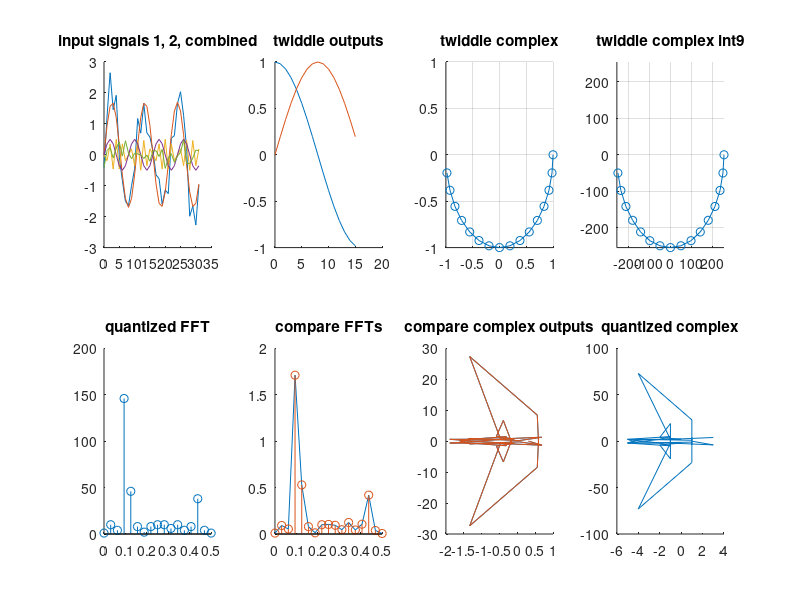

Here is the MATLAB script that generated this plot:
close all;

sample_exp = 5;
N = 2^sample_exp;
data_width = 8;
t = 0:1:N-1;
t2 = 0:1:N/2 - 1;

sample2_amp = .5;
sample2 = sample2_amp*sin(2*pi*50*(t/N));
sample3_amp = .5;
sample3 = sample3_amp*sin(2*pi*100*(t/N));
noise_multi = .3;
noise = noise_multi*randn(size(t));
carrier_amp = 3;
sample1 = (carrier_amp - sample2_amp - sample3_amp - noise_multi)*sin(2*pi*3*t/N);

signal = sample1+sample2+sample3+noise;

freq_multi = ones(1, N/2+1)*2;
freq_multi(1) = 1;
freq_multi(end) = 1;

subplot(2,4,1);
title('input signals 1, 2, combined');
hold on;
plot(t,signal);
plot(t,sample1);
plot(t,sample2);
plot(t,sample3);
plot(t,noise);

#legend('signal','sample1','sample2','noise');
hold off;

#==============================================================================

# BEGIN built in FFT (sanity check)

Y = fft(signal);
P2 = abs(Y/N);
P1 = P2(1:N/2+1);
P1 = P1 .* freq_multi;

f = (0:(N/2))/N;


# END built in FFT (sanity check)
#==============================================================================
# BEGIN custom FFT

pkg load signal;

# this is super easy in FPGA, no need to do it manually here
decomp_samples = bitrevorder(signal);
real_samples = decomp_samples;
imaginary_samples = zeros(1, N);

complex_samples = decomp_samples - i*imaginary_samples;



# precompute sines and cosines for twiddle factors
#twiddle_cosine = cos(2*pi*t2/N/2)
#twiddle_sine = sin(2*pi*t2/N/2)
#twiddle_complex = twiddle_cosine - i*twiddle_sine;
twiddle_cosine = ones(1,N/2-1);
twiddle_sine = zeros(1,N/2-1);
twiddle_complex = ones(1,N/2-1);
for m = 2:N/2
    twiddle_cosine(m) = cos(2*pi/N) * twiddle_cosine(m-1) - sin(2*pi/N) * twiddle_sine(m-1);
    twiddle_sine(m) = cos(2*pi/N) * twiddle_sine(m-1) + sin(2*pi/N) * twiddle_cosine(m-1);
end
twiddle_complex = twiddle_cosine - i*twiddle_sine;

subplot(2,4,2);
title('twiddle outputs');
hold on;
plot(t2,twiddle_cosine);
plot(t2,twiddle_sine);
#plot(twiddle_complex);

#legend('twiddle cosine','twiddle sine');
hold off;

subplot(2,4,3);
title('twiddle complex');
hold on;
plot(twiddle_complex, '-o');
axis([-1 1 -1 1]);
grid on;
hold off;

real_output = real_samples;
imag_output = imaginary_samples;


# iterate through each stage in the frequency synthesis process
# number of stages = log2(N) (e.g. 5 stages for N = 32)
for stage = 1:sample_exp
    DFT_cnt = N/(2^stage);
    # iterate through each sub-DFT
    twiddle_index_step = N/2^(stage);
    output = ['stage: ', num2str(stage)];
    disp(output);
    for DFT = 1:DFT_cnt
        # iterate through each butterfly
        # number of butterflies per DFT increasese with the stage number but the total remains the same (N/2)
        output = ['DFT: ', num2str(DFT)];
        disp(output);
        for butterfly = 1:(2^(stage - 1))
            # reference index for stage 1: 1, 3, 5, 7; stage 2: 1, 2, 5, 6, stage 3: 1, 2, 3, 4; matlab index start at 1
            index_ref = butterfly + (DFT - 1) * 2^(stage);
            index_other = index_ref + 2^(stage - 1);
            twiddle_index = (butterfly - 1) * twiddle_index_step + 1;
            
            # calc intermediate product of sample 2 and twiddle factor
            real_temp = real_output(index_other) * twiddle_cosine(twiddle_index) + imag_output(index_other) * twiddle_sine(twiddle_index);
            imag_temp = imag_output(index_other) * twiddle_cosine(twiddle_index) - real_output(index_other) * twiddle_sine(twiddle_index);

            # calc final sum of sample 2
            real_output(index_other) = real_output(index_ref) - real_temp;
            imag_output(index_other) = imag_output(index_ref) - imag_temp;
            
            # calc final sum of sample 1
            real_output(index_ref) = real_output(index_ref) + real_temp;
            imag_output(index_ref) = imag_output(index_ref) + imag_temp;
            
            output = ['i_ref ', num2str(index_ref), ', o_ref ', num2str(index_other), ', t_index ', num2str(twiddle_index)];
            disp(output);
        end
    end
end

# END custom FFT
#==============================================================================
# quantized FFT

twiddle_cos_quant = int32(round((twiddle_cosine) * (2^(data_width)-1)));
twiddle_sin_quant = int32(round((twiddle_sine) * (2^(data_width)-1)));

subplot(2,4,4);
title('twiddle complex int9');
hold on;
plot(twiddle_cos_quant, -twiddle_sin_quant, '-o');
#plot(t2, twiddle_cos_quant);
#plot(t2, twiddle_sin_quant);
a_limit = max(max(abs(twiddle_cos_quant)),max(abs(twiddle_sin_quant)));
axis([-a_limit a_limit -a_limit a_limit]);
grid on;
hold off;

real_output_quant = int32(round((real_samples/carrier_amp)*((2^data_width)-1)));
#real_output_quant = int32(ones(1, N)*255);
imag_output_quant = int32(round(imaginary_samples*((2^data_width)-1)));

temp_div = 2^(data_width);
output_div = 2;

diary on;
output = ['signal start'];
disp(output);
for n = int32(round((signal/carrier_amp)*((2^data_width)-1)));
#for n = signal
#for n = real_output_quant
    output = [num2str(n)];
    disp(output);
end
output = ['signal end'];
disp(output);
    
for stage = 1:sample_exp
    DFT_cnt = N/(2^stage);
    # iterate through each sub-DFT
    twiddle_index_step = N/2^(stage);
    output = ['stage_q: ', num2str(stage)];
    disp(output);
    for DFT = 1:DFT_cnt
        # iterate through each butterfly
        # number of butterflies per DFT increasese with the stage number but the total remains the same: N/2
        output = ['DFT_q: ', num2str(DFT)];
        disp(output);
        for butterfly = 1:(2^(stage - 1))
            # reference index for stage 1: 1, 3, 5, 7; stage 2: 1, 2, 5, 6, stage 3: 1, 2, 3, 4
            index_ref = butterfly + (DFT - 1) * 2^(stage);
            index_other = index_ref + 2^(stage - 1);
            twiddle_index = (butterfly - 1) * twiddle_index_step + 1;
            
            output = ['quant: i_ref ', num2str(index_ref), ', o_ref ', num2str(index_other), ', t_index ', num2str(twiddle_index)];
            disp(output);
            #output = ['ref: ',num2str(complex(real_output_quant(index_ref), imag_output_quant(index_ref))),', other: ',num2str(complex(real_output_quant(index_other), imag_output_quant(index_other))),', twiddle: ',num2str(complex(twiddle_cos_quant(twiddle_index), twiddle_sin_quant(twiddle_index)))];
            #disp(output);
            # calc intermediate product of sample 2 and twiddle factor
            real_temp = floor(((real_output_quant(index_other) * twiddle_cos_quant(twiddle_index)) + (imag_output_quant(index_other) * twiddle_sin_quant(twiddle_index)))/temp_div);
            imag_temp = floor(((imag_output_quant(index_other) * twiddle_cos_quant(twiddle_index)) - (real_output_quant(index_other) * twiddle_sin_quant(twiddle_index)))/temp_div);

            output = [num2str(real_temp),' = ',num2str(real_output_quant(index_other)),' * ',num2str(twiddle_cos_quant(twiddle_index)),' + ',num2str(imag_output_quant(index_other)),' * ',num2str(twiddle_sin_quant(twiddle_index))];
            disp(output);
            output = [num2str(imag_temp),' = ',num2str(imag_output_quant(index_other)),' * ',num2str(twiddle_cos_quant(twiddle_index)),' - ',num2str(real_output_quant(index_other)),' * ',num2str(twiddle_sin_quant(twiddle_index))];
            disp(output);

            # calc final sum of sample 2
            real_output_quant(index_other) = floor((real_output_quant(index_ref) - real_temp)/output_div);
            imag_output_quant(index_other) = floor((imag_output_quant(index_ref) - imag_temp)/output_div);

            
            # calc final sum of sample 1
            real_temp2 = floor((real_output_quant(index_ref) + real_temp)/output_div);
            imag_temp2 = floor((imag_output_quant(index_ref) + imag_temp)/output_div);

            output = [num2str(complex(real_temp2, imag_temp2)),' = ',num2str(complex(real_output_quant(index_ref), imag_output_quant(index_ref))),' + ',num2str(complex(real_temp, imag_temp))];
            disp(output);
            
            output = [num2str(complex(real_output_quant(index_other), imag_output_quant(index_other))),' = ',num2str(complex(real_output_quant(index_ref), imag_output_quant(index_ref))),' - ',num2str(complex(real_temp, imag_temp))];
            disp(output);

            real_output_quant(index_ref) = real_temp2;
            imag_output_quant(index_ref) = imag_temp2;
            
            # check for numbers too large
            if(abs(real_temp) > 255)
                output = ['OVERFLOW real temp: ',num2str(real_temp),' ===========================']
            endif
            if(abs(imag_temp) > 255)
                output = ['OVERFLOW real imag: ',num2str(imag_temp),' ===========================']
            endif
            if(abs(real_output_quant(index_other)) > 255)
                output = ['OVERFLOW real B: ',num2str(real_output_quant(index_other)),' ===========================']
            endif
            if(abs(imag_output_quant(index_other)) > 255)
                output = ['OVERFLOW imag B: ',num2str(imag_output_quant(index_other)),' ===========================']
            endif
            if(abs(real_temp2) > 255)
                output = ['OVERFLOW real A: ',num2str(real_temp2),' ===========================']
            endif
            if(abs(imag_temp2) > 255)
                output = ['OVERFLOW imag B: ',num2str(imag_temp2),' ===========================']
            endif
            
            #output = ['quant: i_ref ', num2str(index_ref), ', o_ref ', num2str(index_other), ', t_index ', num2str(twiddle_index),' = ', num2str(complex(real_output_quant(index_ref), imag_output_quant(index_ref))), '; ', num2str(complex(real_output_quant(index_other), imag_output_quant(index_other)))];
            #disp(output);
        end
    end
end
diary off;

# END quantized FFT
#==============================================================================
# compare FFT outputs
complex_synth = real_output + i*imag_output;
myP2 = abs(complex_synth/N);
myP1 = myP2(1:N/2+1);
myP1 = myP1 .* freq_multi;

complex_synth_quant = complex(real_output_quant, imag_output_quant);
myP2_quant = uint32(hypot(real_output_quant, imag_output_quant));#/(data_width));
myP1_quant = myP2_quant(1:N/2+1);
myP1_quant = myP1_quant .* freq_multi;

#==============================================================================
subplot(2,4,5);
title('quantized FFT');
hold on;

stem(f, myP1_quant);
#axis([0 .5 0 (2^data_width)]);
hold off;
#==============================================================================
subplot(2,4,6);
title('compare FFTs');
hold on;
#plot(f, decomp_samples(1:N/2+1));
#plot(f, imaginary_samples(1:N/2+1));
plot(f, P1);
stem(f, myP1);

#legend('Matlab FFT','my FFT','my FFT quant');
hold off;
#==============================================================================
#subplot(2,4,7);
#title('FFT error');
#hold on;
#plot(f, P1 - myP1);
#hold off;
#==============================================================================
subplot(2,4,7);
title('compare complex outputs');
hold on;
plot(Y);
plot(complex_synth);
hold off;
#==============================================================================
subplot(2,4,8);
title('quantized complex');
hold on;

plot(complex_synth_quant);

#legend('Matlab FFT', 'My FFT');
hold off;

# END custom FFT